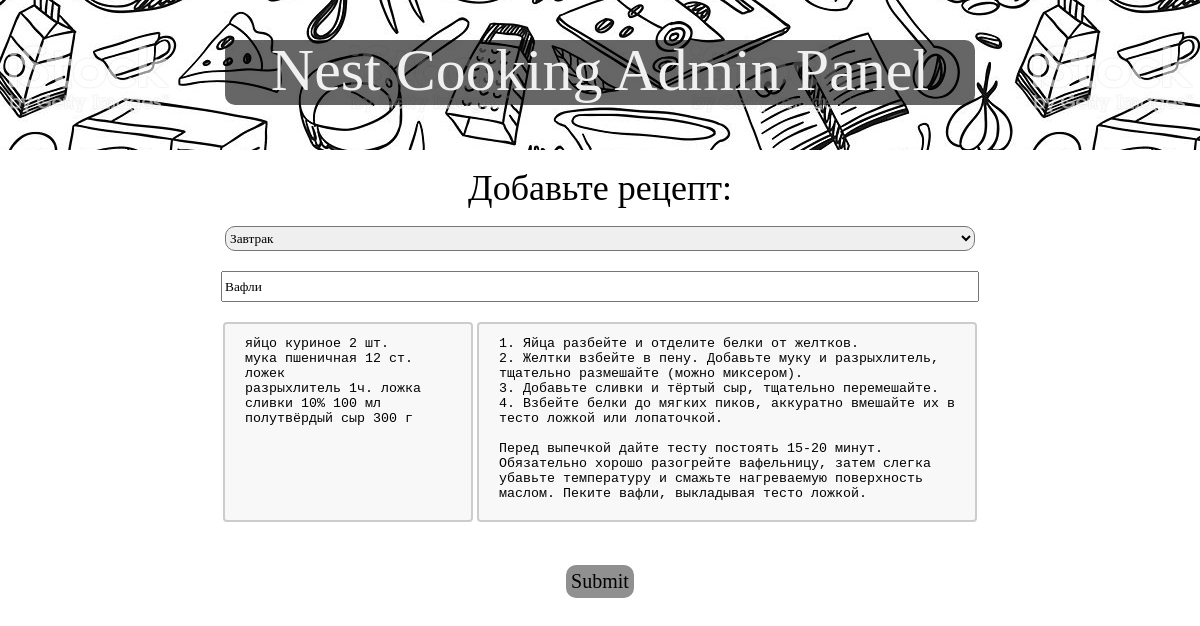
/2/edit, run on the app's committed database.
### tables this page shows
CREATE TABLE "Food" (
	"Name"	TEXT,
	"Comment"	TEXT,
	"Type"	TEXT,
	"Recept"	TEXT,
	"Composition"	TEXT,
	"Photo"	BLOB,
	"id"	INTEGER UNIQUE,
	PRIMARY KEY("id")
);

### app.py (the view, shortened to what this page needs)
@app.route('/<id_1>/edit',methods=['GET', 'POST'])
def edit_rec(id_1):
	if request.method == 'GET':
		cur=con.cursor()
		cur.execute("SELECT * from Food WHERE id=?",(id_1,))
		Food=[e for e in cur.fetchall()]
		cur.execute("SELECT Type from Type")
		Food_types=[e[0] for e in cur.fetchall()]
		print(Food)
		cur.close()
	return render_template('edit_rec.html',food=Food, Food_types=Food_types)

### templates/edit_rec.html (shortened to what this page needs)
<!DOCTYPE html>
<html>
<head>
	<link rel="stylesheet" type="text/css" href="{{ url_for('static', filename='css/style.css') }}">
</head>
<body>
	<header>
		<h1>Nest Cooking Admin Panel</h1>
	</header>
	<section>
		<h3>Добавьте рецепт:</h3>
		<div class="my_class">
			<form action="" method="post">
				<div class="select">
					<select name="type">
						{% for e in Food_types %}
						{% if e == food[0][2] %}
						<option selected="{{e}}">{{e}}</option>
						{% else %}
						<option value="{{e}}">{{e}}</option>
						{%endif%}
						{% endfor %}
					</select>
				</div>
				<div class="Name">
					<input type="text" name="name" placeholder="Название блюда" value={{food[0][0]}}>
				</div>
				<div class="all">
					<textarea class="prod" name="product" placeholder="Продукты">{{food[0][4]}}</textarea>
					<textarea class="rec" name="recept" placeholder="Рецепт">{{food[0][3]}}</textarea>
				</div>
				<div class="Button">
					<input type="submit" name="Save">
				</div>
			</form>
		</div>
	</section>
	</html>

### static/css/style.css (style rules this page uses)
html, body, div, span, applet, object, iframe, h1, h2, h3, h4, h5, h6, p, blockquote, pre, a, abbr, acronym, address, big, cite, code, del, dfn, em, img, ins, kbd, q, s, samp, small, strike, strong, sub, sup, tt, var, b, u, i, center, dl, dt, dd, ol, ul, li, fieldset, form, label, legend, table, caption, tbody, tfoot, thead, tr, th, td, article, aside, canvas, details, embed, figure, figcaption, footer, header, hgroup, menu, nav, output, ruby, section, summary, time, mark, audio, video { margin: 0; padding: 0; border: 0; font-size: 100%; font: inherit; vertical-align: baseline; }
article, aside, details, figcaption, figure, footer, header, hgroup, menu, nav, section { display: block; }
body { color: #933010; background: white; line-height: 1; font-family: 'Balsamiq Sans', cursive; }
header { background: url(../img/test.1.jpg) center center repeat; background-repeat: repeat-x; color: #000000; text-align: center; height: 70px; padding: 40px ; }
header>h1 { background: rgba(0,0,0,0.60); font-size: 3.75em ; font-family: 'Dancing Script', cursive; color: #f0f0f0; width: 750px; margin:0 auto; padding-bottom: 5px; border-radius: 10px; }
section { margin:auto; }
section>h3 { font-family: 'Dancing Script', cursive; font-size: 2.25em; color: #000000; margin: 20px auto; text-align: center; }
.select { margin: 20px auto; border-radius: 10px; text-align: center; }
.Name { margin: 20px auto; border-radius: 10px; text-align: center; }
.Name input[type='text'] { font-family: 'Balsamiq Sans'; width: 750px; height: 25px; }
.all { margin: 20px auto; border-radius: 10px; text-align: center; }
.prod { width: 250px; height: 200px; padding: 12px 20px; box-sizing: border-box; border: 2px solid #ccc; border-radius: 4px; background-color: #f8f8f8; resize: none; }
.rec { width: 500px; height: 200px; padding: 12px 20px; box-sizing: border-box; border: 2px solid #ccc; border-radius: 4px; background-color: #f8f8f8; resize: none; }
.Button { margin: 20px auto; text-align: center; }
.Button input[type="submit"] { background: #909090; border: 0; border-radius: 10px; margin: 20px auto; color: black; font-size: 1.25em; font-family: 'Balsamiq Sans', cursive; padding: 5px; cursor: pointer; }
select { width: 750px; height: 25px; border-radius: 10px; font-family: 'Balsamiq Sans'; }

### data on the page
Food: product "яйцо куриное 2 шт. мука пшеничная 12 ст. ложек разрыхлитель 1ч. ложка сливки 10% 100 мл полутвёрдый сыр 300 г", recept "1. Яйца разбейте и отделите белки от желтков. 2. Желтки взбейте в пену. Добавьте муку и разрыхлитель, тщательно размешайте (можно миксером). 3. Добавьте сливки и тёртый сыр, тщательно перемешайте. 4. Взбейте белки до мягких пиков, аккуратно вмешайте их в тесто ложкой или лопаточкой. Перед выпечкой дайте тесту постоять 15-20 минут. Обязательно хорошо разогрейте вафельницу, затем слегка убавьте температуру и смажьте нагреваемую поверхность маслом. Пеките вафли, выкладывая тесто ложкой."

### other printed values
form field type "Завтрак"
